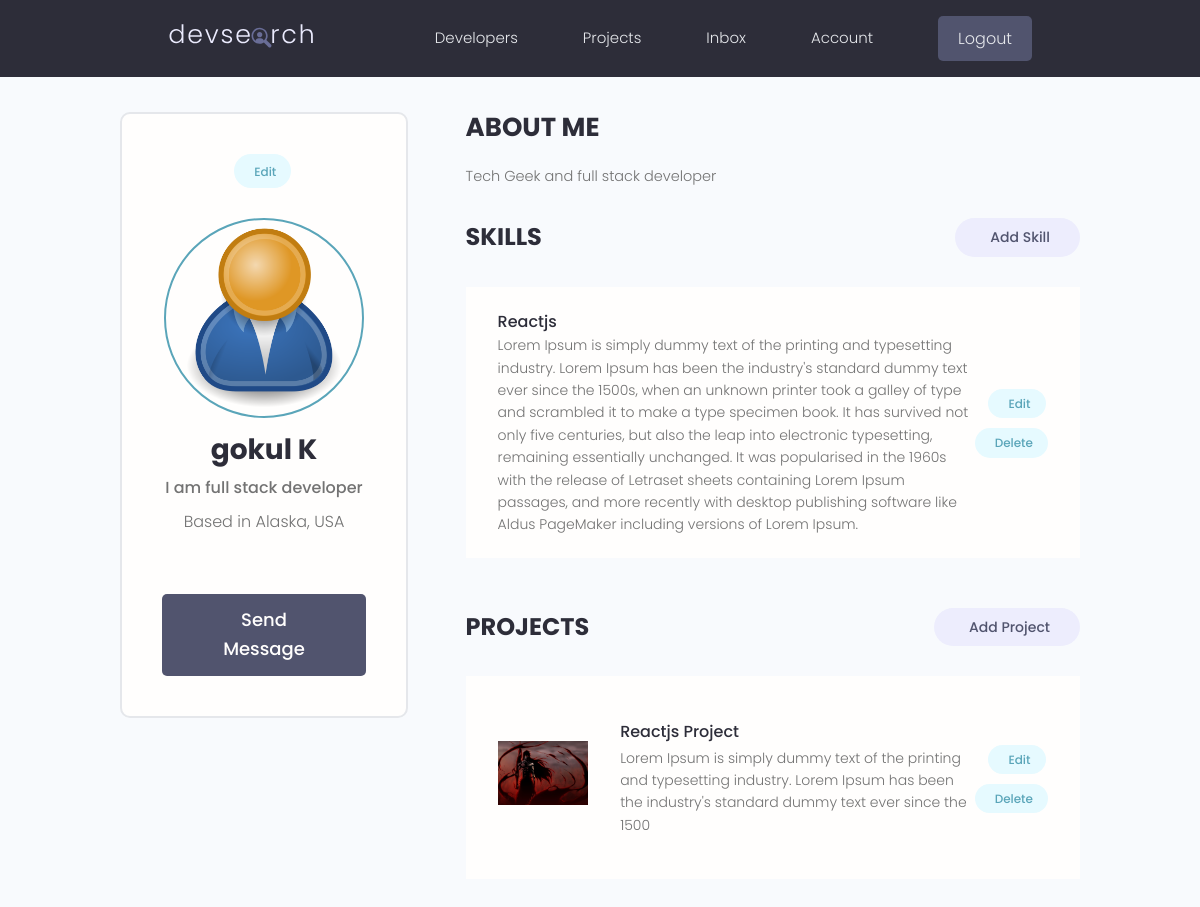
The app's page /projects/users/account/ (signed in), older data.
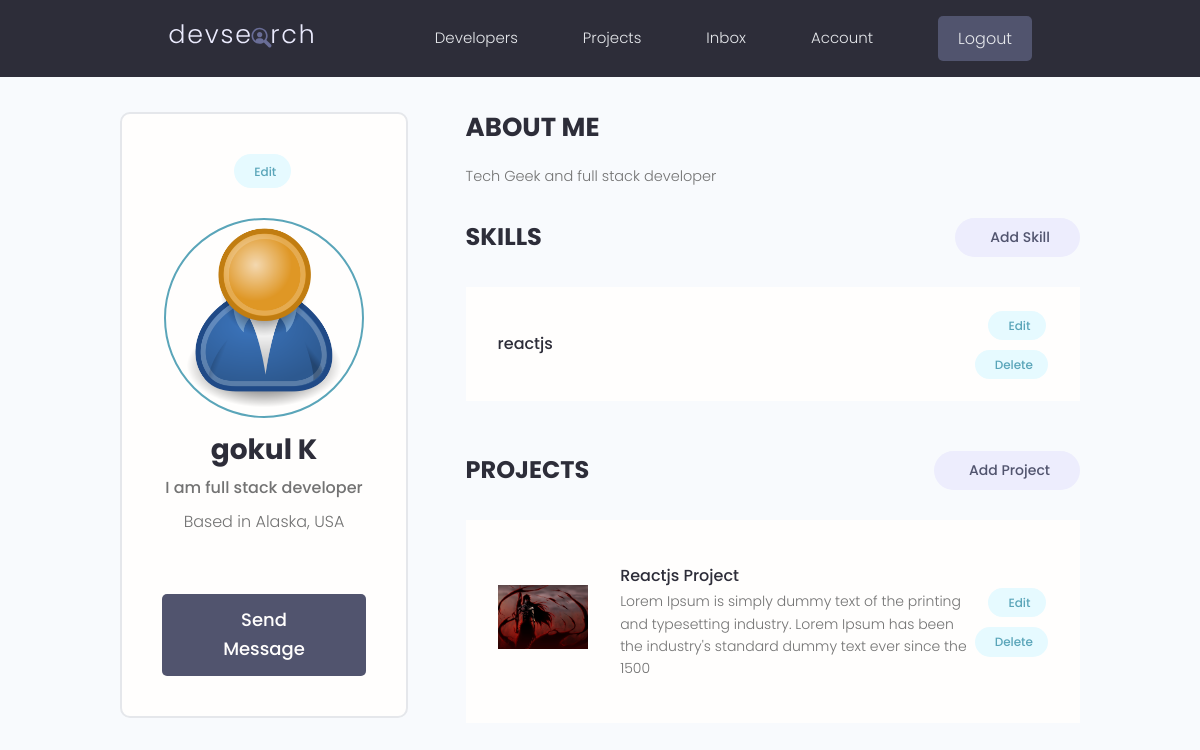
The same page, newer data.
### users/models.py (models this page shows, shortened)
class Skill(models.Model):
    owner = models.ForeignKey(Profile, on_delete=models.CASCADE, null=True, blank=True)
    name = models.CharField(max_length=200, null=True, blank=True)
    description = models.TextField(null=True, blank=True)
    id = models.UUIDField(default=uuid.uuid4, unique=True, primary_key=True, editable=False)

### projects/models.py (models this page shows, shortened)
class Project(models.Model):
    owner = models.ForeignKey(Profile, null=True, blank=True, on_delete=models.SET_NULL)
    title = models.CharField(max_length=200)
    description = models.TextField(null=True, blank=True)
    featured_image = models.ImageField(null=True, blank=True, default="default.jpg")
    demo_link = models.CharField(max_length=2000, null=True, blank=True)
    source_link = models.CharField(max_length=2000, null=True, blank=True)
    tags = models.ManyToManyField('Tag',  blank="True")
    vote_total = models.IntegerField(default=0, null=True, blank=True)
    vote_ratio = models.IntegerField(default=0, null=True, blank=True)
    created = models.DateTimeField(auto_now_add=True)
    id = models.UUIDField(default=uuid.uuid4, unique=True, primary_key=True, editable=False)

### users/views.py (the view)
# urls.py: path('account/', views.userAccount, name="account"),
@login_required(login_url='login')
def userAccount(request):
    profile = request.user.profile
    skills = profile.skill_set.all()
    projects = profile.project_set.all()
    context = {
        'profile':profile,
        'skills': skills,
        'projects': projects
    }
    return render(request, 'users/account.html', context)

### users/templates/users/account.html (shortened to what this page needs)
{% extends 'main.html' %}
{% block content %}
  <main class="settingsPage profile my-md">
    <div class="container">
      <div class="layout">
        <div class="column column--1of3">
          <div class="card text-center">
            <div class="card__body dev">
              <a class="tag tag--pill tag--main settings__btn" href="{% url 'edit-account' %}"> Edit</a>
              <img class="avatar avatar--xl dev__avatar" src="{{profile.profile_image.url}}" />
              <h2 class="dev__name">{{profile.name}}</h2>
              <p class="dev__title">{{profile.short_intro}}</p>
              <p class="dev__location">Based in {{profile.location}}</p>
              <a href="#" class="btn btn--sub btn--lg">Send Message </a>
            </div>
          </div>
        </div>
        <div class="column column--2of3">
          <div class="devInfo">
            <h3 class="devInfo__title">About Me</h3>
            <p class="devInfo__about">
              {{profile.bio}}
            </p>
          </div>
          <div class="settings">
            <h3 class="settings__title">Skills</h3>
            <a class="tag tag--pill tag--sub settings__btn tag--lg" href="{% url 'create-skill' %}"> Add Skill</a>
          </div>
          <table class="settings__table">
            {% for skill in skills %}
            <tr>
              <td class="settings__tableInfo">
                <h4>{{ skill.name }}</h4>
                <p>
                  {{skill.description}}
                </p>
              </td>
              <td class="settings__tableActions">
                <a class="tag tag--pill tag--main settings__btn" href="{% url 'update-skill' skill.id %}"> Edit</a>
                <a class="tag tag--pill tag--main settings__btn" href="{% url 'delete-skill' skill.id %}?next=/account/">
                  Delete</a>
              </td>
            </tr>
            {% endfor %}
          </table>
          <div class="settings">
            <h3 class="settings__title">Projects</h3>
            <a class="tag tag--pill tag--sub settings__btn tag--lg" href="{% url 'create-project' %}"> Add Project</a>
          </div>
          <table class="settings__table">
            {% for project in projects %}
            <tr>
              <td class="settings__thumbnail">
                <a href="{% url 'project' project.id %}"><img src="{{project.featured_image.url}}" alt="Project Thumbnail" /></a>
              </td>
              <td class="settings__tableInfo">
                <a href="{% url 'project' project.id %}">{{project.title}}</a>
                <p>
                  {{project.description|slice:"150"}}
                </p>
              </td>
              <td class="settings__tableActions">
                <a class="tag tag--pill tag--main settings__btn" href="{% url 'update-project' project.id %}"> Edit</a>
                <a class="tag tag--pill tag--main settings__btn" href="{% url 'delete-project' project.id %}">
                  Delete</a>
              </td>
            </tr>
            {% endfor %}
          </table>
        </div>
      </div>
    </div>
  </main>
{% endblock content %}

Row changes from the older to the newer data that the page shows:
removed Skill: name "Reactjs", description "Lorem Ipsum is simply dummy text of the printing and typesetting industry. Lorem Ipsum has been the industry's standard dummy text ever since the 1500s, when an unknown printer took a galley of type and scrambled it to make a type specimen book. It has survived not only five centuries, but also the leap into electronic typesetting, remaining essentially unchanged. It was popularised in the 1960s with the release of Letraset sheets containing Lorem Ipsum passages, and more recently with desktop publishing software like Aldus PageMaker including versions of Lorem Ipsum."
added Skill: name "reactjs"
